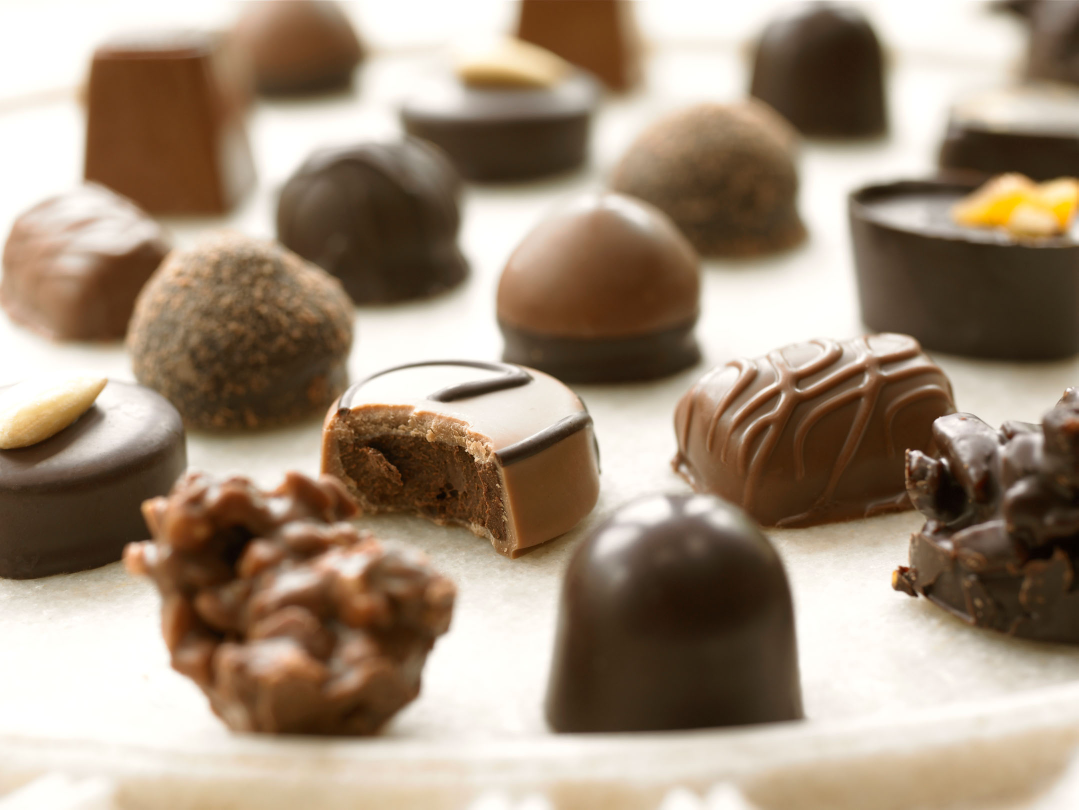
#> input picture chocolate.jpg, 2157 x 1619 px (shown at 1/2 size)
$ jupyter execute --allow-errors matplotlib.ipynb
#> lines starting #> are read from the running program, lines starting #| are printed output that depends on the picture
[cell 1]
import numpy as np
import matplotlib as mpl
import matplotlib.pyplot as plt

file_path = "result"

#> (the rest of this cell did not finish here and is left out)

[cell 2]
import numpy as np
import matplotlib as mpl
import matplotlib.pyplot as plt


# 通过rcParams设置全局横纵轴字体大小
mpl.rcParams['xtick.labelsize'] = 16
mpl.rcParams['ytick.labelsize'] = 16

mpl.rcParams['axes.titlesize'] = 20
mpl.rcParams['axes.labelsize'] = 16
mpl.rcParams['xtick.major.size'] = 0
mpl.rcParams['ytick.major.size'] = 0

# 包含了狗，猫和猎豹的最高奔跑速度，还有对应的可视化颜色
speed_map = {
    'dog': (48, '#7199cf'),
    'cat': (45, '#4fc4aa'),
    'cheetah': (120, '#e1a7a2')
}

# 整体图的标题
fig = plt.figure('Bar chart & Pie chart')

# 在整张图上加入一个子图，121的意思是在一个1行2列的子图中的第一张
ax = fig.add_subplot(121)
ax.set_title('bar chart')

# 生成x轴每个元素的位置
xticks = np.arange(3)

# 定义柱状图每个柱的宽度
bar_width = 0.5

# 动物名称
animals = speed_map.keys()

# 奔跑速度
speeds = [x[0] for x in speed_map.values()]

# 对应颜色
colors = [x[1] for x in speed_map.values()]

# 画柱状图，横轴是动物标签的位置，纵轴是速度，定义柱的宽度，同时设置柱的边缘为透明
bars = ax.bar(xticks, speeds, width=bar_width, edgecolor='none')

# 设置y轴的标题
ax.set_ylabel('Speed(km/h)')

# x轴每个标签的具体位置，设置为每个柱的中央
ax.set_xticks(xticks+bar_width/2)

# 设置每个标签的名字
ax.set_xticklabels(animals)

# 设置x轴的范围
ax.set_xlim([bar_width/2-0.5, 3-bar_width/2])

# 设置y轴的范围
ax.set_ylim([0, 125])

# 给每个bar分配指定的颜色
for bar, color in zip(bars, colors):
    bar.set_color(color)

# 在122位置加入新的图
ax = fig.add_subplot(122)
ax.set_title('pie chart')

# 生成同时包含名称和速度的标签
labels = ['{}\n{} km/h'.format(animal, speed) for animal, speed in zip(animals, speeds)]

# 画饼状图，并指定标签和对应颜色
ax.pie(speeds, labels=labels, colors=colors)

plt.show()
#> figure, not shown here; panel 1: tallest bar 120 high, from x = 1.75 to 2.25

## pylab

pylab 是 matplotlib 面向对象绘图库的一个接口。它的语法和 Matlab 十分相近。也就是说，它主要的绘图命令和 Matlab 对应的命令有相似的参数。

[cell 3]
# 导入 matplotlib 的所有内容（nympy 可以用 np 这个名字来使用）
from pylab import *

# 创建一个 8 * 6 点（point）的图，并设置分辨率为 80
figure(figsize=(8,6), dpi=80)

# 创建一个新的 1 * 1 的子图，接下来的图样绘制在其中的第 1 块（也是唯一的一块）
subplot(1,1,1)

X = np.linspace(-np.pi, np.pi, 256,endpoint=True)
C,S = np.cos(X), np.sin(X)

# 绘制余弦曲线，使用蓝色的、连续的、宽度为 1 （像素）的线条
plot(X, C, color="blue", linewidth=1.0, linestyle="-")

# 绘制正弦曲线，使用绿色的、连续的、宽度为 1 （像素）的线条
plot(X, S, color="green", linewidth=1.0, linestyle="-")

# 设置轴的上下限
xlim(-4.0,4.0)
ylim(-1.0,1.0)

# 设置轴记号
xticks(np.linspace(-4,4,9,endpoint=True))
yticks(np.linspace(-1,1,5,endpoint=True))

# 更好的设置轴记号的位置和自定义标签
xticks([-np.pi, -np.pi/2, 0, np.pi/2, np.pi],
       [r'$-\pi$', r'$-\pi/2$', r'$0$', r'$+\pi/2$', r'$+\pi$'])

yticks([-1, 0, +1],
       [r'$-1$', r'$0$', r'$+1$'])


# 加上第二幅图片，并改变线条和粗细
figure(figsize=(10,6), dpi=80)
plot(X, C, color="blue", linewidth=2.5, linestyle="-")
plot(X, S, color="red",  linewidth=2.5, linestyle="-")

# 图片四周留白
xmin ,xmax = X.min(), X.max()
ymin, ymax = C.min(), C.max()
dx = (xmax - xmin) * 0.1
dy = (ymax - ymin) * 0.1
xlim(xmin - dx, xmax + dx)
ylim(ymin - dy, ymax + dy)

# 以分辨率 72 来保存图片
# savefig("exercice_2.png",dpi=72)

# 在屏幕上显示
show()
#> figure, not shown here; curve peaks at x = -0.0123, y = 1; curve peaks at x = 1.56, y = 1
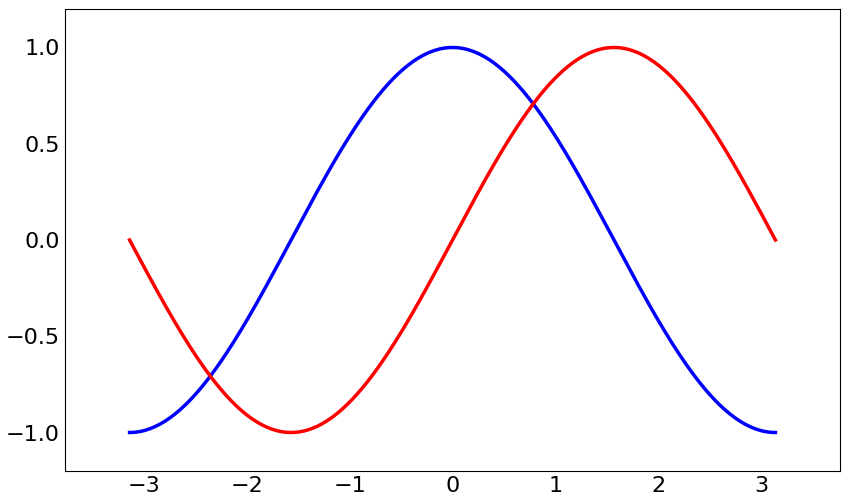
#> figure drawn by matplotlib, 1 panel; curve peaks at x = -0.0123, y = 1; curve peaks at x = 1.56, y = 1

## 移动脊柱
坐标轴线和上面的记号连在一起就形成了脊柱，它记录了数据区域的范围。
它们可以放在任意位置，不过至今为止，我们都把它放在图的四边。

实际上每幅图有四条脊柱（上下左右），为了将脊柱放在图的中间，我们必须将其中的两条（上和右）设置为无色，然后调整剩下的两条到合适的位置——数据空间的 0 点。

[cell 4]
figure("ex",figsize=(6,4),dpi=80)
X = np.linspace(-np.pi, np.pi, 256,endpoint=True)
C,S = np.cos(X), np.sin(X)
plot(X, C, color="blue", linewidth=2.5, linestyle="-", label="cosine")
plot(X, S, color="red",  linewidth=2.5, linestyle="-", label="sine")

# 移动脊柱
ax = gca()
ax.spines['right'].set_color('none')
ax.spines['top'].set_color('none')
ax.xaxis.set_ticks_position('bottom')
ax.spines['bottom'].set_position(('data',0))
ax.yaxis.set_ticks_position('left')
ax.spines['left'].set_position(('data',0))

# 在左上角增加图例
legend(loc='upper left')

# 在我们关心的特殊点添加注释
t = 2*np.pi/3
plot([t,t],[0,np.cos(t)], color ='blue', linewidth=2.5, linestyle="--")
scatter([t,],[np.cos(t),], 50, color ='blue')

annotate(r'$\sin(\frac{2\pi}{3})=\frac{\sqrt{3}}{2}$',
         xy=(t, np.sin(t)), xycoords='data',
         xytext=(+10, +30), textcoords='offset points', fontsize=16,
         arrowprops=dict(arrowstyle="->", connectionstyle="arc3,rad=.2"))

plot([t,t],[0,np.sin(t)], color ='red', linewidth=2.5, linestyle="--")
scatter([t,],[np.sin(t),], 50, color ='red')

annotate(r'$\cos(\frac{2\pi}{3})=-\frac{1}{2}$',
         xy=(t, np.cos(t)), xycoords='data',
         xytext=(-90, -50), textcoords='offset points', fontsize=16,
         arrowprops=dict(arrowstyle="->", connectionstyle="arc3,rad=.2"))


# 为了防止轴标签看起来有所遮挡，可以把标签放大，然后添加一个半透明底色。这样可以保证标签和曲线同时可见。
for label in ax.get_xticklabels() + ax.get_yticklabels():
    label.set_fontsize(16)
    label.set_bbox(dict(facecolor='yellow', edgecolor='None', alpha=0.1))


show()
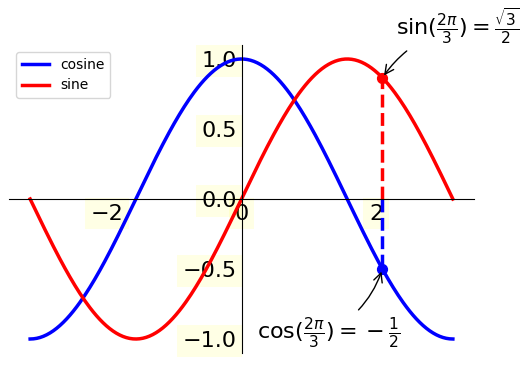
#> figure drawn by matplotlib, 1 panel; curve peaks at x = -0.0123, y = 1; curve peaks at x = 1.56, y = 1

## 图像、子图、坐标轴和记号

到目前为止，我们都用隐式的方法来绘制图像和坐标轴。快速绘图中，这是很方便的。我们也可以显式地控制图像、子图、坐标轴。Matplotlib 中的「图像」指的是用户界面看到的整个窗口内容。在图像里面有所谓「子图」。子图的位置是由坐标网格确定的，而「坐标轴」却不受此限制，可以放在图像的任意位置。我们已经隐式地使用过图像和子图：当我们调用 plot 函数的时候，matplotlib 调用 gca() 函数以及 gcf() 函数来获取当前的坐标轴和图像；如果无法获取图像，则会调用 figure() 函数来创建一个——严格地说，是用 subplot(1,1,1) 创建一个只有一个子图的图像。

## 图像

所谓「图像」就是 GUI 里以「Figure #」为标题的那些窗口。图像编号从 1 开始，与 MATLAB 的风格一致，而于 Python 从 0 开始编号的风格不同。以下参数是图像的属性,可以再figure函数中进行设置。

|参数 	|默认值|描述|
|--------|-------|
|num 	|1 |	图像的数量|
|figsize |	figure.figsize |	图像的长和宽（英寸）|
|dpi 	|figure.dpi| 	分辨率（点/英寸）|
|facecolor| 	figure.facecolor| 	绘图区域的背景颜色|
|edgecolor |	figure.edgecolor |	绘图区域边缘的颜色|
|frameon 	|True| 	是否绘制图像边缘|

这些默认值可以在源文件中指明。不过除了图像数量这个参数，其余的参数都很少修改。

你在图形界面中可以按下右上角的 X 来关闭窗口（OS X 系统是左上角）。Matplotlib 也提供了名为 close 的函数来关闭这个窗口。close 函数的具体行为取决于你提供的参数：

1. 不传递参数：关闭当前窗口；
2. 传递窗口编号或窗口实例（instance）作为参数：关闭指定的窗口；
3. all：关闭所有窗口。

和其他对象一样，你可以使用 setp 或者是 set_something 这样的方法来设置图像的属性。

## 子图

你可以用子图来将图样（plot）放在均匀的坐标网格中。用 subplot 函数的时候，你需要指明网格的行列数量，以及你希望将图样放在哪一个网格区域中。此外，gridspec 的功能更强大，你也可以选择它来实现这个功能。

## axes

axes和子图功能类似，不过它可以放在图像的任意位置。因此，如果你希望在一副图中绘制一个小图，就可以用这个功能。

[cell 5]
# 普通图
# -----------------------------------------------------------------------------
# Copyright (c) 2015, Nicolas P. Rougier. All Rights Reserved.
# Distributed under the (new) BSD License. See LICENSE.txt for more info.
# -----------------------------------------------------------------------------
import numpy as np
import matplotlib.pyplot as plt

n = 256
X = np.linspace(-np.pi,np.pi,n,endpoint=True)
Y = np.sin(2*X)

plt.axes([0.025,0.025,0.95,0.95])

# 填充颜色
plt.plot (X, Y+1, color='blue', alpha=1.00)
plt.fill_between(X, 1, Y+1, color='blue', alpha=.25)

# 选择性填充颜色
plt.plot (X, Y-1, color='blue', alpha=1.00)
plt.fill_between(X, -1, Y-1, (Y-1) > -1, color='blue', alpha=.25)
plt.fill_between(X, -1, Y-1, (Y-1) < -1, color='red',  alpha=.25)

# 设置轴范围，消除轴标签
plt.xlim(-np.pi,np.pi), plt.xticks([])
plt.ylim(-2.5,2.5), plt.yticks([])
# savefig('../figures/plot_ex.png',dpi=48)
plt.show()
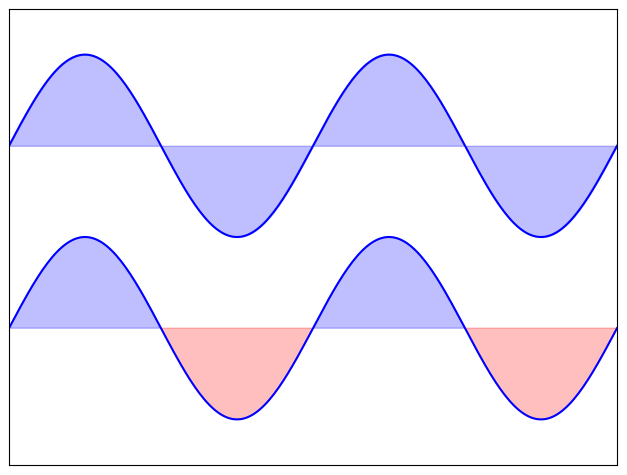
#> figure drawn by matplotlib, 1 panel

[cell 6]
# 散点图
# -----------------------------------------------------------------------------
# Copyright (c) 2015, Nicolas P. Rougier. All Rights Reserved.
# Distributed under the (new) BSD License. See LICENSE.txt for more info.
# -----------------------------------------------------------------------------
import numpy as np
import matplotlib.pyplot as plt

n = 1024
X = np.random.normal(0,1,n)
Y = np.random.normal(0,1,n)
T = np.arctan2(Y,X)

#还没明白这个函数的作用
plt.axes([1,1,2,2])
# s属性设置点的大小，c设置点的颜色
plt.scatter(X,Y, s=75, c=T, alpha=.5)

plt.xlim(-1.5,1.5)#, plt.xticks([])
plt.ylim(-1.5,1.5)#, plt.yticks([])
# savefig('../figures/scatter_ex.png',dpi=48)
plt.show()
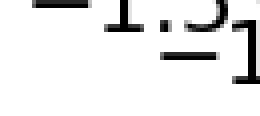
#> figure drawn by matplotlib, 1 panel

[cell 7]
# 条形图
# -----------------------------------------------------------------------------
# Copyright (c) 2015, Nicolas P. Rougier. All Rights Reserved.
# Distributed under the (new) BSD License. See LICENSE.txt for more info.
# -----------------------------------------------------------------------------
import numpy as np
import matplotlib.pyplot as plt

n = 12
X = np.arange(n)
Y1 = (1-X/float(n)) * np.random.uniform(0.5,1.0,n)
Y2 = (1-X/float(n)) * np.random.uniform(0.5,1.0,n)

plt.axes([0.025,0.025,0.95,0.95])
plt.bar(X, +Y1, facecolor='#9999ff', edgecolor='white')
plt.bar(X, -Y2, facecolor='#ff9999', edgecolor='white')
for x,y in zip(X,Y1):
    plt.text(x+0.4, y+0.05, '%.2f' % y, ha='center', va= 'bottom')

for x,y in zip(X,Y2):
    plt.text(x+0.4, -y-0.05, '%.2f' % y, ha='center', va= 'top')

plt.xlim(-.5,n), plt.xticks([])
plt.ylim(-1.25,+1.25), plt.yticks([])

# savefig('../figures/bar_ex.png', dpi=48)
plt.show()
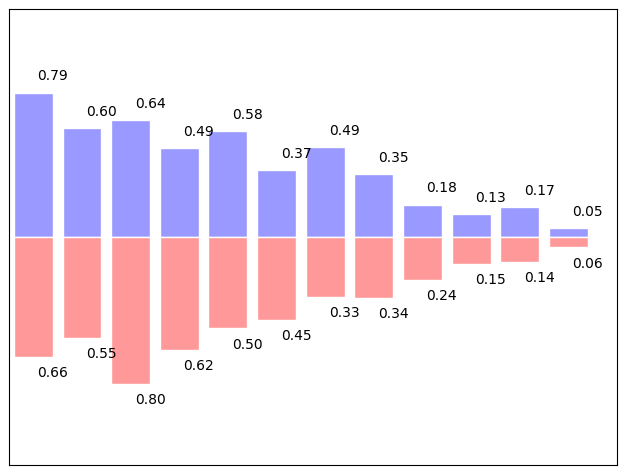
#> figure drawn by matplotlib, 1 panel

[cell 8]
# 等高线图
# -----------------------------------------------------------------------------
# Copyright (c) 2015, Nicolas P. Rougier. All Rights Reserved.
# Distributed under the (new) BSD License. See LICENSE.txt for more info.
# -----------------------------------------------------------------------------
import numpy as np
import matplotlib.pyplot as plt

def f(x,y):
    return (1-x/2+x**5+y**3)*np.exp(-x**2-y**2)*10

n = 256
x = np.linspace(-3,3,n)
y = np.linspace(-3,3,n)
X,Y = np.meshgrid(x,y)

# 绘制等值线图， 其实输入变量不含X，Y也是可以的，第四个参数是等高线的数量，cmap是配色方案，这个不手动设置的话，默认方案也挺好看的其实
plt.contourf(X, Y, f(X,Y),15, alpha=.75, cmap=plt.cm.hot)

# 绘制等高线
C = plt.contour(X, Y, f(X,Y), 8, colors='black', linewidth=.5)

# 设置等高线上的标签
plt.clabel(C, inline=1, fontsize=10)

plt.xticks([]), plt.yticks([])
# savefig('../figures/contour_ex.png',dpi=48)
plt.show()
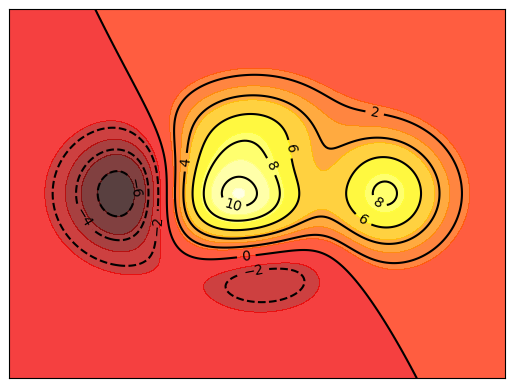
#> figure drawn by matplotlib, 1 panel

[cell 9]
# 上面那个图的3D版本

import numpy as np
import matplotlib.pyplot as plt
from mpl_toolkits.mplot3d import Axes3D

def f(x,y):
    return (1-x/2+x**5+y**3)*np.exp(-x**2-y**2)*10

# 把采样点数目降低，不然绘制速度会明显变慢很多
n = 64
x = np.linspace(-3,3,n)
y = np.linspace(-3,3,n)
X,Y = np.meshgrid(x,y)
Z=f(X,Y)
fig = plt.figure('3D surface & wire',figsize=(16,7))

# 第一个子图，surface图
ax = fig.add_subplot(1, 2, 1, projection='3d')
ax.plot_surface(X, Y, Z, alpha=0.7, cmap='jet', rstride=1, cstride=1, lw=0)

# 第二个子图，网线图
ax = fig.add_subplot(1, 2, 2, projection='3d')
ax.plot_wireframe(X, Y, Z, rstride=3, cstride=3, lw=0.5)

plt.show()
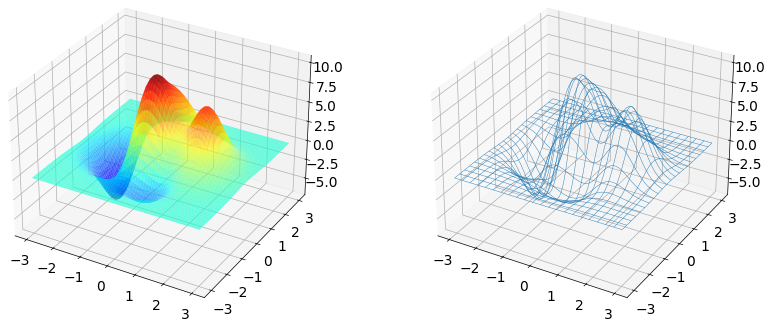
#> figure drawn by matplotlib, 2 panels

[cell 10]
# 还是那个图的灰度图版本
# -----------------------------------------------------------------------------
# Copyright (c) 2015, Nicolas P. Rougier. All Rights Reserved.
# Distributed under the (new) BSD License. See LICENSE.txt for more info.
# -----------------------------------------------------------------------------
import numpy as np
import matplotlib.pyplot as plt

def f(x,y):
    return (1-x/2+x**5+y**3)*np.exp(-x**2-y**2)

n = 10
x = np.linspace(-3,3,int(3.5*n))
y = np.linspace(-3,3,int(3.0*n))
X,Y = np.meshgrid(x,y)
Z = f(X,Y)

plt.axes([0.025,0.025,0.95,0.95])
plt.imshow(Z,interpolation='nearest', cmap='bone', origin='lower')

# 设置长度条长度比例，不一定要小于1，设置为0.92舍得上下不顶格
plt.colorbar(shrink=.92)

plt.xticks([]), plt.yticks([])
plt.show()
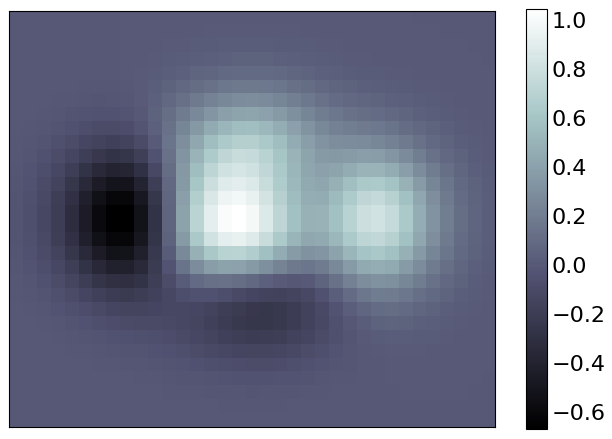
#> figure drawn by matplotlib, 2 panels

[cell 11]
# 饼状图
# -----------------------------------------------------------------------------
# Copyright (c) 2015, Nicolas P. Rougier. All Rights Reserved.
# Distributed under the (new) BSD License. See LICENSE.txt for more info.
# -----------------------------------------------------------------------------
import numpy as np
import matplotlib.pyplot as plt

# 设置扇区个数，起始扇区从横轴正方向开始计算，设置最后一个扇区面积为2
n = 20
Z = np.ones(n)
Z[-1] *= 2

plt.axes([0.025,0.025,0.95,0.95])

# 绘制饼图，explode参数决定扇区之间的间隙
plt.pie(Z, explode=Z*.03, colors = ['%f' % (i/float(n)) for i in range(n)])

# 涉及到gca的函数都有点不太明白
plt.gca().set_aspect('equal')


plt.xticks([]), plt.yticks([])
plt.show()
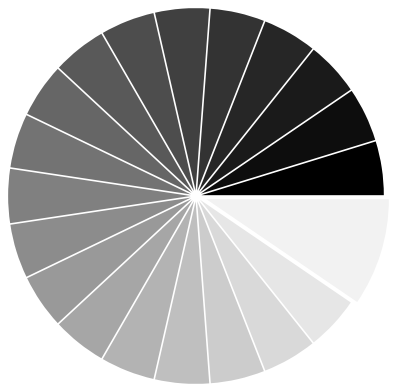
#> figure drawn by matplotlib, 1 panel

[cell 12]
# 极轴图
# -----------------------------------------------------------------------------
# Copyright (c) 2015, Nicolas P. Rougier. All Rights Reserved.
# Distributed under the (new) BSD License. See LICENSE.txt for more info.
# -----------------------------------------------------------------------------
import numpy as np
import matplotlib.pyplot as plt

# 虽然我不太明白axes这个函数，但是polar参数应该是设置极坐标轴
ax = plt.axes([0.025,0.025,0.95,0.95], polar=True)

N = 20
theta = np.arange(0.0, 2*np.pi, 2*np.pi/N)

# 随机设置半径大小和扇面宽度
radii = 10*np.random.rand(N)
width = np.pi/4*np.random.rand(N)


bars = plt.bar(theta, radii, width=width, bottom=0.0)

for r,bar in zip(radii, bars):
    bar.set_facecolor(plt.cm.jet(r/10.))
    bar.set_alpha(0.6)

# ax.set_xticklabels([])
# ax.set_yticklabels([])
plt.show()
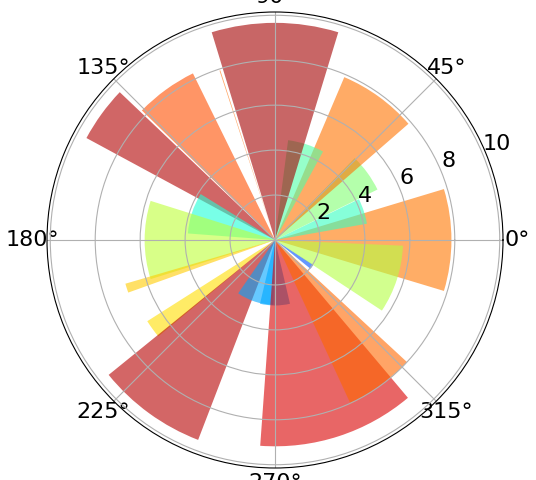
#> figure drawn by matplotlib, 1 panel; tallest bar 9.66 high, from x = 1.28 to 1.87

[cell 13]
# 另一个3D图
# -----------------------------------------------------------------------------
# Copyright (c) 2015, Nicolas P. Rougier. All Rights Reserved.
# Distributed under the (new) BSD License. See LICENSE.txt for more info.
# -----------------------------------------------------------------------------
import numpy as np
import matplotlib.pyplot as plt
from mpl_toolkits.mplot3d import Axes3D

fig = plt.figure()
ax = Axes3D(fig)
X = np.arange(-4, 4, 0.25)
Y = np.arange(-4, 4, 0.25)
X, Y = np.meshgrid(X, Y)
R = np.sqrt(X**2 + Y**2)
Z = np.sin(R)

ax.plot_surface(X, Y, Z, rstride=1, cstride=1, cmap="gray")
ax.contourf(X, Y, Z, zdir='z', offset=-2, cmap="hot")
ax.set_zlim(-2,2)

# savefig('../figures/plot3d_ex.png',dpi=48)
plt.show()

[cell 14]
# 手稿
# -----------------------------------------------------------------------------
# Copyright (c) 2015, Nicolas P. Rougier. All Rights Reserved.
# Distributed under the (new) BSD License. See LICENSE.txt for more info.
# -----------------------------------------------------------------------------
import numpy as np
import matplotlib.pyplot as plt

eqs = []
eqs.append((r"$W^{3\beta}_{\delta_1 \rho_1 \sigma_2} = U^{3\beta}_{\delta_1 \rho_1} + \frac{1}{8 \pi 2} \int^{\alpha_2}_{\alpha_2} d \alpha^\prime_2 \left[\frac{ U^{2\beta}_{\delta_1 \rho_1} - \alpha^\prime_2U^{1\beta}_{\rho_1 \sigma_2} }{U^{0\beta}_{\rho_1 \sigma_2}}\right]$"))
eqs.append((r"$\frac{d\rho}{d t} + \rho \vec{v}\cdot\nabla\vec{v} = -\nabla p + \mu\nabla^2 \vec{v} + \rho \vec{g}$"))
eqs.append((r"$\int_{-\infty}^\infty e^{-x^2}dx=\sqrt{\pi}$"))
eqs.append((r"$E = mc^2 = \sqrt{{m_0}^2c^4 + p^2c^2}$"))
eqs.append((r"$F_G = G\frac{m_1m_2}{r^2}$"))


plt.axes([0.025,0.025,0.95,0.95])

for i in range(24):
    index = np.random.randint(0,len(eqs))
    eq = eqs[index]
    size = np.random.uniform(12,32)
    x,y = np.random.uniform(0,1,2)
    alpha = np.random.uniform(0.25,.75)
    plt.text(x, y, eq, ha='center', va='center', color="#11557c", alpha=alpha,
             transform=plt.gca().transAxes, fontsize=size, clip_on=True)

plt.xticks([]), plt.yticks([])
# savefig('../figures/text_ex.png',dpi=48)
plt.show()

[cell 15]
# 图像处理
import matplotlib.pyplot as plt

# 读取一张小白狗的照片并显示
plt.figure('A Little White Dog')
little_dog_img = plt.imread('chocolate.jpg')
#> little_dog_img is the input picture: shape (1619, 2157, 3); mean R, G, B 159.9, 141.3, 121.8
plt.imshow(little_dog_img)


plt.show()
